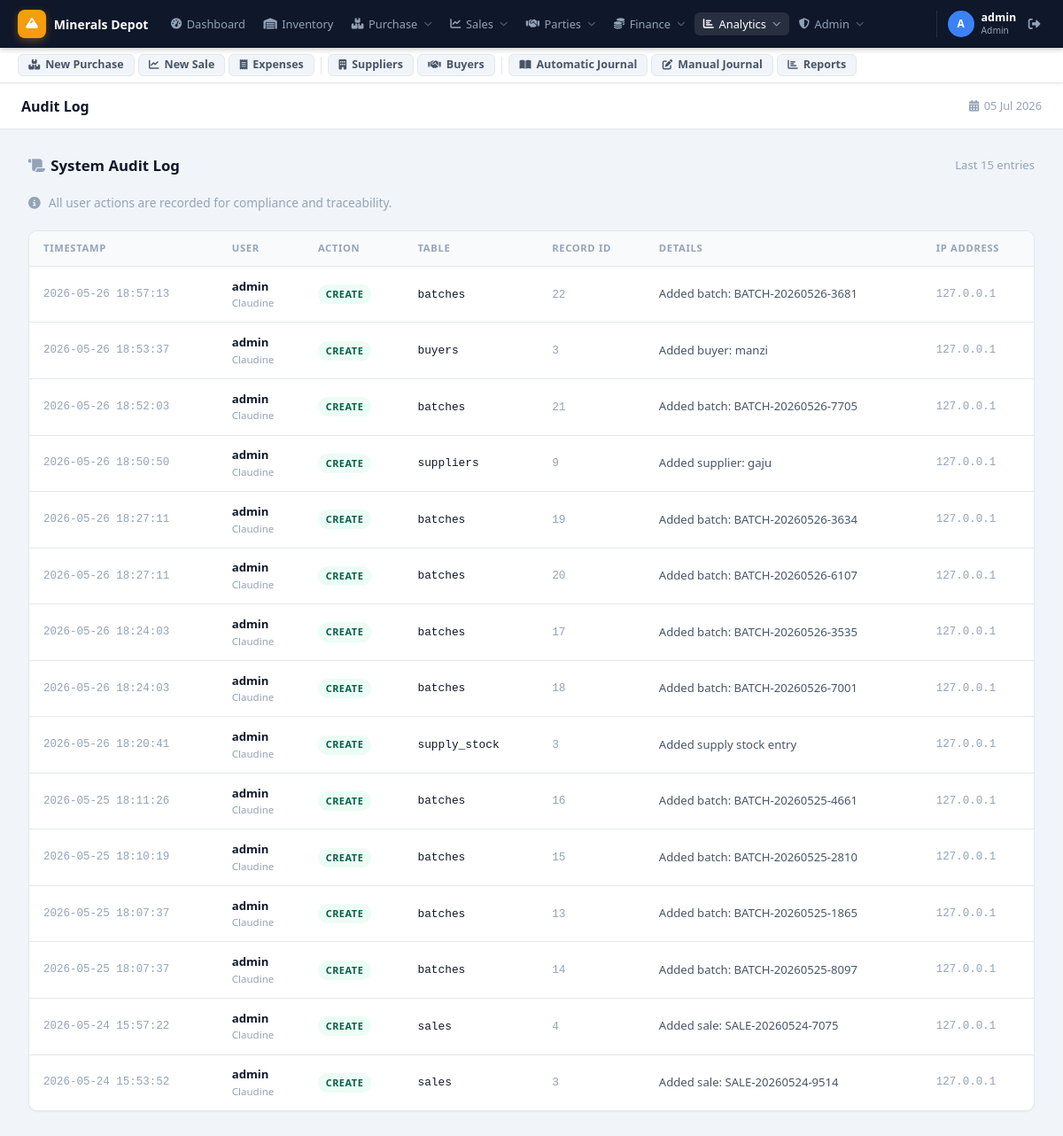
Page /audit_log.php (signed in) on the earlier database version.
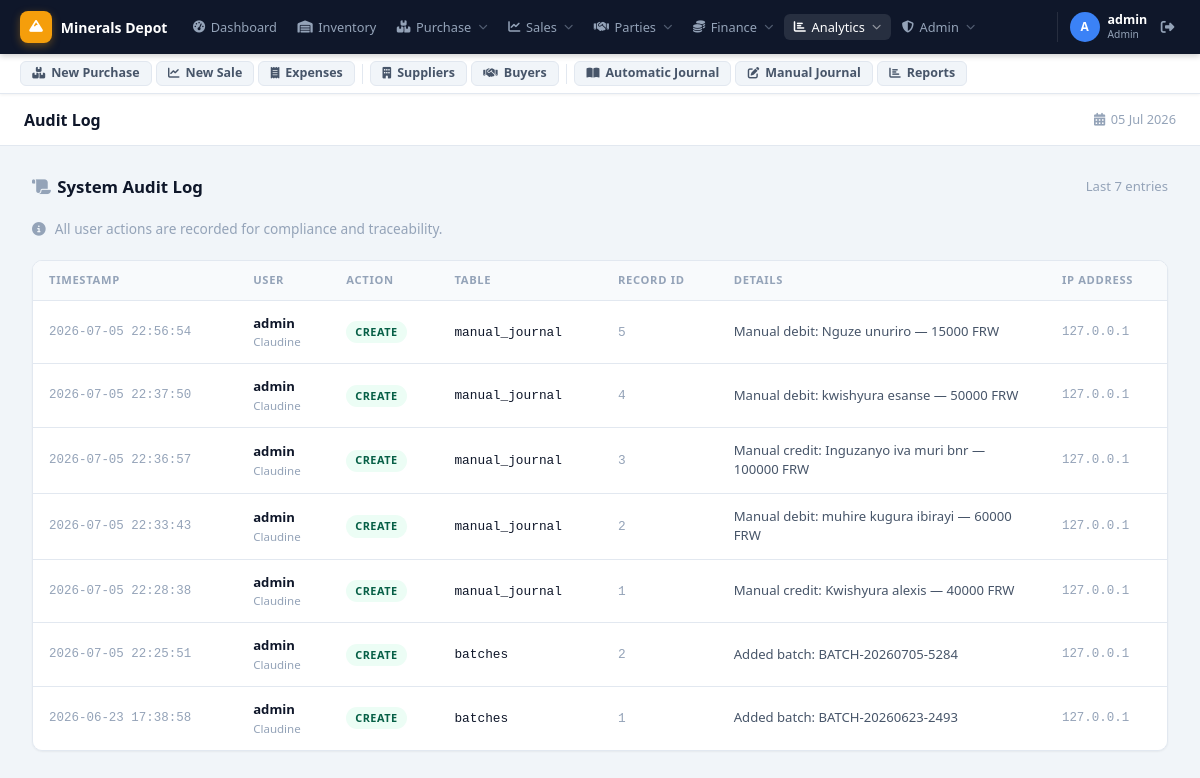
Same page on the later database version.
### tables this page shows
CREATE TABLE `audit_log` (
  `id` int(11) NOT NULL AUTO_INCREMENT,
  `user_id` int(11) DEFAULT NULL,
  `action` varchar(100) DEFAULT NULL,
  `table_name` varchar(50) DEFAULT NULL,
  `record_id` int(11) DEFAULT NULL,
  `details` text DEFAULT NULL,
  `ip_address` varchar(45) DEFAULT NULL,
  `created_at` timestamp NOT NULL DEFAULT current_timestamp(),
  PRIMARY KEY (`id`),
  KEY `user_id` (`user_id`),
  CONSTRAINT `audit_log_ibfk_1` FOREIGN KEY (`user_id`) REFERENCES `users` (`id`)
);

CREATE TABLE `users` (
  `id` int(11) NOT NULL AUTO_INCREMENT,
  `username` varchar(50) NOT NULL,
  `password` varchar(255) NOT NULL,
  `full_name` varchar(100) NOT NULL,
  `email` varchar(100) DEFAULT NULL,
  `role` enum('admin','manager','storekeeper','superadmin') NOT NULL DEFAULT 'manager',
  `created_at` timestamp NOT NULL DEFAULT current_timestamp(),
  PRIMARY KEY (`id`),
  UNIQUE KEY `username` (`username`)
);

### audit_log.php (the view, shortened to what this page needs)
<?php
require_once 'config/database.php';
$logs = $pdo->query("
    SELECT al.*, u.username, u.full_name
    FROM audit_log al
    LEFT JOIN users u ON al.user_id = u.id
    ORDER BY al.created_at DESC
    LIMIT 200
")->fetchAll();
include 'includes/header.php';
?>
<div class="page-header">
    <h2><i class="fas fa-scroll" style="margin-right:.4rem;color:var(--text-muted)"></i>System Audit Log</h2>
    <span class="text-muted" style="font-size:.82rem">Last <?= count($logs) ?> entries</span>
</div>
<p class="text-muted mb-15" style="font-size:.855rem">
    <i class="fas fa-circle-info" style="margin-right:.35rem"></i>
    All user actions are recorded for compliance and traceability.
</p>
<div class="table-wrap">
    <table>
        <thead>
            <tr>
                <th>Timestamp</th>
                <th>User</th>
                <th>Action</th>
                <th>Table</th>
                <th>Record ID</th>
                <th>Details</th>
                <th>IP Address</th>
            </tr>
        </thead>
        <tbody>
            <?php foreach($logs as $log): ?>
            <tr>
                <td class="font-mono text-muted" style="font-size:.78rem;white-space:nowrap"><?= $log['created_at'] ?></td>
                <td>
                    <div class="fw-600" style="font-size:.82rem"><?= htmlspecialchars($log['username']??'System') ?></div>
                    <?php if($log['full_name']): ?>
                    <div class="text-muted" style="font-size:.72rem"><?= htmlspecialchars($log['full_name']) ?></div>
                    <?php endif; ?>
                </td>
                <td>
                    <?php
                    $ac = match($log['action']){
                        'CREATE' => 'badge-success',
                        'DELETE' => 'badge-danger',
                        'UPDATE' => 'badge-warning',
                        default  => 'badge-info'
                    };
                    ?>
                    <span class="badge <?= $ac ?>"><?= htmlspecialchars($log['action']) ?></span>
                </td>
                <td class="font-mono" style="font-size:.8rem"><?= htmlspecialchars($log['table_name']) ?></td>
                <td class="text-muted font-mono" style="font-size:.8rem"><?= $log['record_id'] ?></td>
                <td style="max-width:280px;font-size:.82rem;color:var(--text-sec)"><?= htmlspecialchars($log['details']) ?></td>
                <td class="font-mono text-muted" style="font-size:.78rem"><?= htmlspecialchars($log['ip_address']) ?></td>
            </tr>
            <?php endforeach; ?>
        </tbody>
    </table>
</div>
<?php include 'includes/footer.php'; ?>

Differences in the rows shown:
removed audit_log: created_at "2026-05-26 18:57:13", user.username "admin", user.full_name "Claudine", action "CREATE", table_name "batches", record "22", details "Added batch: BATCH-20260526-3681", ip_address "127.0.0.1"
removed audit_log: created_at "2026-05-26 18:53:37", user.username "admin", user.full_name "Claudine", action "CREATE", table_name "buyers", record "3", details "Added buyer: manzi", ip_address "127.0.0.1"
removed audit_log: created_at "2026-05-26 18:52:03", user.username "admin", user.full_name "Claudine", action "CREATE", table_name "batches", record "21", details "Added batch: BATCH-20260526-7705", ip_address "127.0.0.1"
removed audit_log: created_at "2026-05-26 18:50:50", user.username "admin", user.full_name "Claudine", action "CREATE", table_name "suppliers", record "9", details "Added supplier: gaju", ip_address "127.0.0.1"
removed audit_log: created_at "2026-05-26 18:27:11", user.username "admin", user.full_name "Claudine", action "CREATE", table_name "batches", record "19", details "Added batch: BATCH-20260526-3634", ip_address "127.0.0.1"
removed audit_log: created_at "2026-05-26 18:27:11", user.username "admin", user.full_name "Claudine", action "CREATE", table_name "batches", record "20", details "Added batch: BATCH-20260526-6107", ip_address "127.0.0.1"
removed audit_log: created_at "2026-05-26 18:24:03", user.username "admin", user.full_name "Claudine", action "CREATE", table_name "batches", record "17", details "Added batch: BATCH-20260526-3535", ip_address "127.0.0.1"
removed audit_log: created_at "2026-05-26 18:24:03", user.username "admin", user.full_name "Claudine", action "CREATE", table_name "batches", record "18", details "Added batch: BATCH-20260526-7001", ip_address "127.0.0.1"
changed audit_log: created_at "2026-05-26 18:20:41" → "2026-07-05 22:56:54"; table_name "supply_stock" → "manual_journal"; record "3" → "5"; details "Added supply stock entry" → "Manual debit: Nguze unuriro — 15000 FRW"
changed audit_log: created_at "2026-05-25 18:11:26" → "2026-07-05 22:37:50"; table_name "batches" → "manual_journal"; record "16" → "4"; details "Added batch: BATCH-20260525-4661" → "Manual debit: kwishyura esanse — 50000 FRW"
changed audit_log: created_at "2026-05-25 18:10:19" → "2026-07-05 22:36:57"; table_name "batches" → "manual_journal"; record "15" → "3"; details "Added batch: BATCH-20260525-2810" → "Manual credit: Inguzanyo iva muri bnr — 100000 FRW"
changed audit_log: created_at "2026-05-25 18:07:37" → "2026-07-05 22:33:43"; table_name "batches" → "manual_journal"; record "14" → "2"; details "Added batch: BATCH-20260525-8097" → "Manual debit: muhire kugura ibirayi — 60000 FRW"; moves up the list
changed audit_log: created_at "2026-05-25 18:07:37" → "2026-07-05 22:28:38"; table_name "batches" → "manual_journal"; record "13" → "1"; details "Added batch: BATCH-20260525-1865" → "Manual credit: Kwishyura alexis — 40000 FRW"
changed audit_log: created_at "2026-05-24 15:57:22" → "2026-07-05 22:25:51"; table_name "sales" → "batches"; record "4" → "2"; details "Added sale: SALE-20260524-7075" → "Added batch: BATCH-20260705-5284"
changed audit_log: created_at "2026-05-24 15:53:52" → "2026-06-23 17:38:58"; table_name "sales" → "batches"; record "3" → "1"; details "Added sale: SALE-20260524-9514" → "Added batch: BATCH-20260623-2493"
Other differences:
count($logs): "15" → "7"
